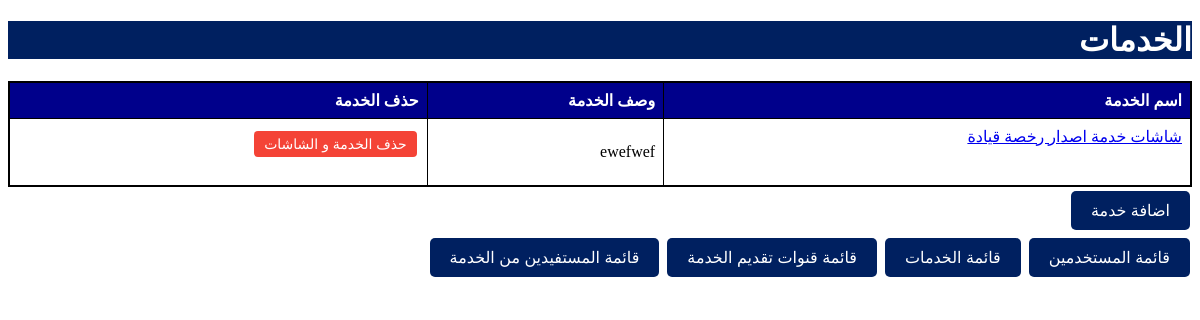
Before: / with the older database file.
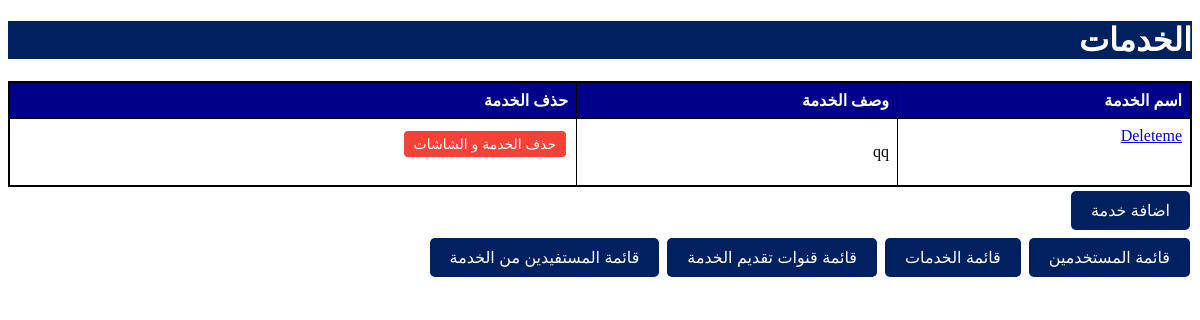
After: the same page with the newer database file.
### app.py (models this page shows)
class Table(db.Model):
    id = db.Column(db.Integer, primary_key=True)
    table_name = db.Column(db.String(100), nullable=False)
    table_description = db.Column(db.Text, nullable=True)
    screens = db.relationship('Screen', backref='table', lazy=True)
    channels = db.relationship('ServiceChannel', secondary='table_channel', backref='tables')
    beneficiaries = db.relationship('ServiceBeneficiary', secondary='table_beneficiary', backref='tables')

### app.py (the view)
@app.route('/')
def display_tables():
    tables = Table.query.all()
    return render_template('tables.html', tables=tables)

### templates/tables.html (shortened to what this page needs)
<!DOCTYPE html>
<html lang="en">
  <head>
    <link rel="stylesheet" href="../static/table.css" />
  </head>
  <body>
    <h1 class="title">الخدمات</h1>
    <table>
      <thead>
        <tr>
          <th>اسم الخدمة</th>
          <th>وصف الخدمة</th>
          <th>حذف الخدمة</th>
        </tr>
      </thead>
      <tbody>
        {% for table in tables %}
        <tr>
          <td><a href="/table/{{ table.id }}">{{ table.table_name }}</a></td>
          <td><p>{{ table.table_description }}</p></td>
          <td>
            <form
              action="/delete_table/{{ table.id }}"
              method="post"
              onsubmit="return confirm('هل انت متاكد من حذف الجدول و جميع الشاشات داخله؟')"
            >
              <button class="delete" type="submit">حذف الخدمة و الشاشات</button>
            </form>
          </td>
        </tr>
        {% endfor %}
      </tbody>
    </table>
    <div>
      <a href="/new_table"><button>اضافة خدمة</button></a>
    </div>
    <div>
      <a href="/userlist">
        <button class="screenspage">قائمة المستخدمين</button></a
      >
      <a href="/servicelist">
        <button class="screenspage">قائمة الخدمات</button></a
      >
      <a href="/channels">
        <button class="screenspage">قائمة قنوات تقديم الخدمة</button></a
      >
      <a href="/beneficiaries"><button>قائمة المستفيدين من الخدمة</button></a>
    </div>
  </body>
</html>

### static/table.css (style rules this page uses)
table { border-collapse: collapse; width: 100%; border: 2px solid black; border-radius: 10px; text-align: right; }
th, td { border: 1px solid black; padding: 8px; text-align: right; max-width: 400px; text-wrap: wrap; height: auto; }
button { background-color: #002060; color: white; border: none; padding: 10px 20px; text-align: center; text-decoration: none; display: inline-block; font-size: 16px; margin: 4px 2px; cursor: pointer; border-radius: 5px; }
* { text-align: right; direction: rtl; }
.title { background-color: #002060; color: white; }
th { background-color: darkblue; color: white; }
td, tr, th { vertical-align: top; text-align: right; }
table { direction: rtl; }
.delete { background-color: #f44336; color: white; border: none; padding: 5px 10px; text-align: center; text-decoration: none; display: inline-block; font-size: 14px; cursor: pointer; border-radius: 4px; }

Changed rows visible on the page:
changed Table: table_name "شاشات خدمة اصدار رخصة قيادة" → "Deleteme"; table_description "ewefwef" → "qq"
